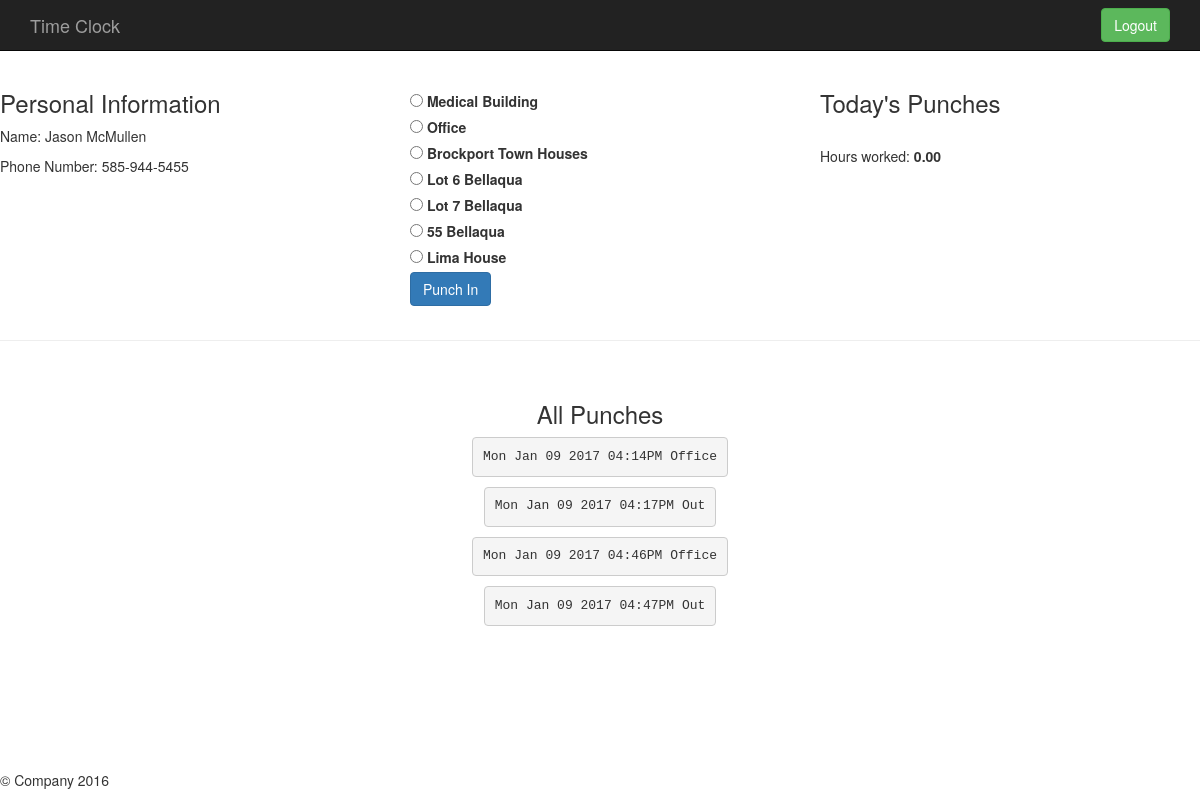
Page /profile/ (signed in) on the earlier database version.
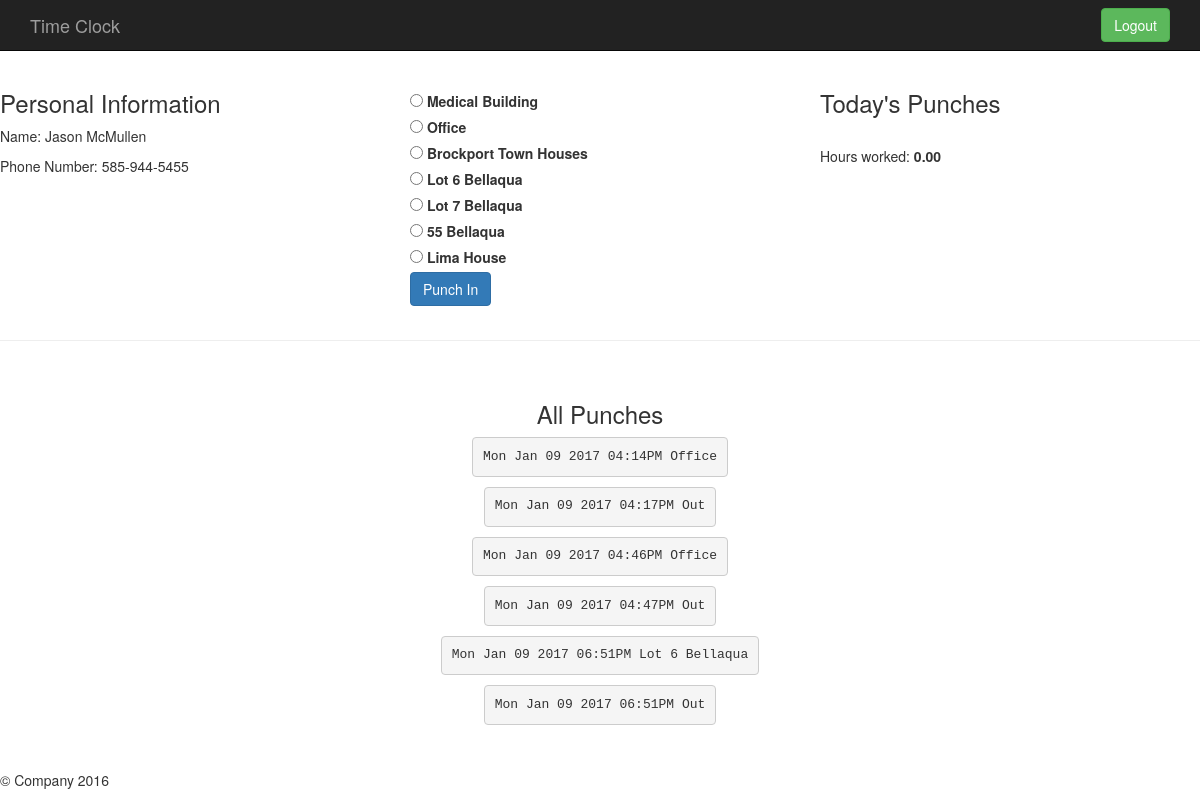
Same page on the later database version.
### clock/models.py (models this page shows)
class Punch(models.Model):
    employee = models.ForeignKey('Employee')
    date = models.DateField()
    time = models.TimeField()
    location = models.CharField(
        max_length=50,
        choices=LOCATION_CHOICES, # Choices is located in /location_choices.py
        default = OFFICE,
    )
    """
    @ Method that creates a string representation of a punch.
    @
    @ return a string representation of a punch.
    """
    def __str__(self):
        formatT = '%I:%M%p'
        formatD = "%a %b %d %Y"
        return self.date.strftime(formatD) + " " + self.time.strftime(formatT) + " " + self.location

### clock/views.py (the view)
# urls.py: url(r'^profile/$', views.Profile, name="profile"),
@login_required
def Profile(request):
    if not request.user.is_authenticated():
        return HttpResponseRedirect('/login/')
    user = request.user
    try:
        employee = user.employee
        if request.method == 'POST':
            if employee.isEvenNumPunches():
                form = PunchInForm(request.POST)
                if form.is_valid():
                    location = form.cleaned_data['location']
                    ProfileHelper(location, employee)
            else:
                form = PunchOutForm(request.POST)
                if form.is_valid():
                    location = "Out"
                    ProfileHelper(location, employee)
            return HttpResponseRedirect('/employee_profile/')
        else:
            if employee.isEvenNumPunches():
                form = PunchInForm()
                context = {'form': form, 'employee': employee}
                return render(request, 'employee_profile.html', context)
            else:
                form = PunchOutForm()
                context = {'form': form, 'employee': employee}
                return render(request, 'employee_profile.html', context)
    except ObjectDoesNotExist:
        try:
            employer = user.employer
            if request.method == 'POST':
                form = EmployeeInfoForm(request.POST)
                if form.is_valid():
                    start = form.cleaned_data['start_date']
                    end = form.cleaned_data['end_date']
                    for emp in employer.getAllEmployees():
                        emp.start_date = start
                        emp.end_date = end
                        emp.save()
                context = {'employer' : employer, 'form': form}
                return render(request, 'employer_profile.html', context)
            else:
                form = EmployeeInfoForm()
                context = {'form': form, 'employer': employer}
                return render(request, 'employer_profile.html', context)
        except ObjectDoesNotExist:
            return HttpResponseRedirect('/admin/')

### clock/forms.py
class PunchInForm(forms.Form):
    location = forms.ChoiceField(widget=forms.RadioSelect(), choices=LOCATION_CHOICES, required = True,)

### clock/models.py (called while the page is built, shortened)
    def getAllPunches(self):
        all_punches = Punch.objects.filter(employee=self).order_by("-date")
        return all_punches

    def getTodaysPunches(self):
        todays_punches = Punch.objects.filter(employee=self, date=datetime.now()).order_by("-date")
        return todays_punches

    def isEvenNumPunches(self):
        total = Punch.objects.filter(employee=self).count()
        result = False
        if total == 0:
            result = True
        elif total % 2 == 0:
            result = True
        else:
            result = False
        return result

    def hoursWorkedToday(self):
        punches = list(Punch.objects.filter(employee=self, date=datetime.now()).order_by("-date"))
        total = Punch.objects.filter(employee=self, date=datetime.now()).count()
        if total % 3 == 0 and total != 0:
            del punches[-1]
        start = None
        end = None
        total_seconds = 0.0
        return "%.2f" % (total_seconds / 3600)

### static/templates/employee_profile.html (shortened to what this page needs)
{% extends 'base.html' %}
{% block content %}
<div class="row">
	<div class="col-md-4">
		<h3>Personal Information</h3>
		<section>
			<p>Name: {{ user.first_name }} {{ user.last_name }}</p>
			<p>Phone Number: {{ employee.phone }}</p>
		</section>
	</div>
	<div class="col-md-4">
		<form method="POST" action="">{% csrf_token %}
			<section>
				{% if employee.isEvenNumPunches == True %}
                    {% for locations in form.location %}
                        <div class="myradio">
                            {{ locations }}
                        </div>
                    {% endfor %}
					<input type="submit" value="Punch In" class="btn btn-primary">
				{% else %}
					<input type="submit" value="Punch Out" class="btn btn-primary">
				{% endif %}
			</section>
		</form>
	</div>
	<div class="col-md-4">
		<h3>Today's Punches</h3>
		<section>
            <br>
            <p>Hours worked: <b>{{ employee.hoursWorkedToday }}</b></p>
		</section>
	</div>
</div>
<hr>
<br>
<div class="container" align="center">
    <h3>All Punches</h3>
    <section>
        {% for punch in employee.getAllPunches %}
            <table>
                <tr>
                    <td><pre>{{ punch }}</pre></td>
                </tr>
            </table>
        {% endfor %}
    </section>
</div>
{% endblock %}

Differences in the rows shown:
added Punch: date+time+location "Mon Jan 09 2017 06:51PM Lot 6 Bellaqua"
added Punch: date+time+location "Mon Jan 09 2017 06:51PM Out"
